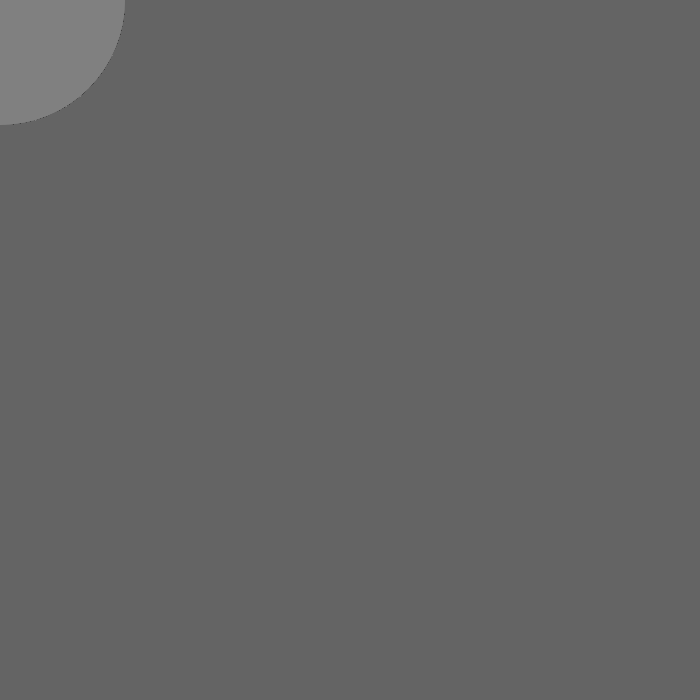
Frame 1 (no input)
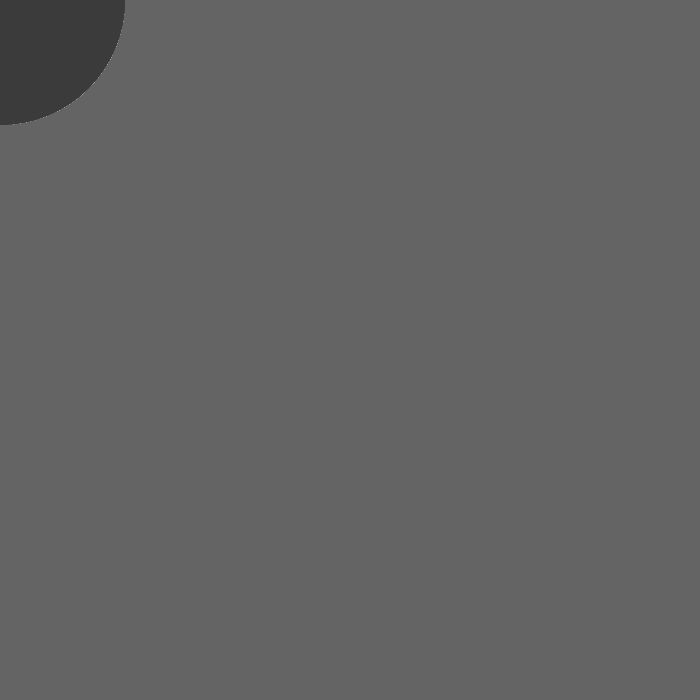
Frame 60 (no input)
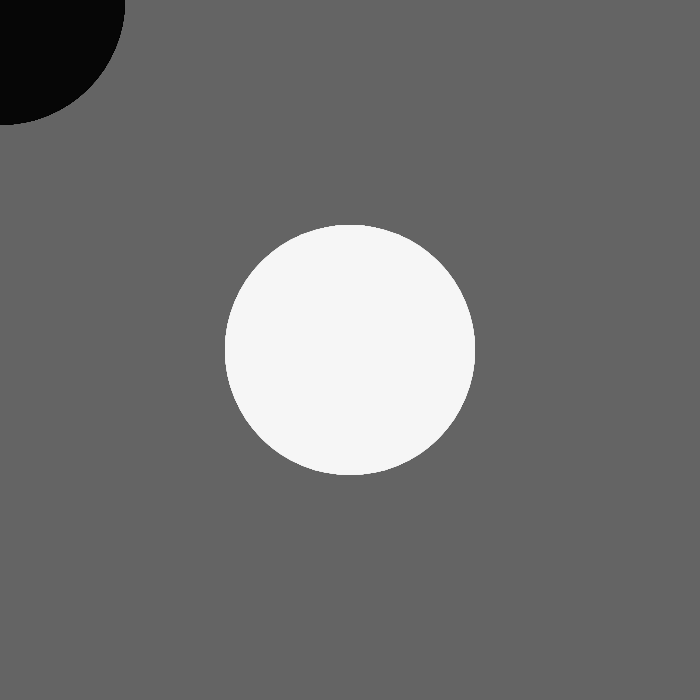
Frame 120 (the mouse pressed at the canvas centre since frame 60)

The p5.js sketch that drew these frames (run headless with seeded random() and noise() and a simulated clock; from frame 60 on, the mouse is pressed at the canvas centre):

// p5.js sketch
// ── sketch.js
var particles = [];
var numOfParticles = 100;
var particleIndex = 0;

function setup() {
	createCanvas(700, 700);
	colorMode(HSB, 255);
	noStroke();

	for (var i = 0; i < numOfParticles; i++) {
		particles[i] = new Particle();
		// Math.random is going to give you random floating point number from 0 to 1;
		particles[i].setup(0, 0, 250);
	}
}

function draw() {
	background(100);
	fill(255);

	particleIndex ++;
	// particleIndex = particleIndex + 1;

	if (particleIndex >= particles.length) {
		particleIndex = 0;
	}

	particles[particleIndex].update(mouseX, mouseY);

	for (var i = 0; i < particles.length; i++) {
		var index = (particleIndex + i) % particles.length;
		// console.log("particleIndex" + particleIndex);
		// console.log("index: " + index);
		// fill(index/particles.length * 255, 255, 255);
		fill(0, 0, (Math.sin(index/particles.length * Math.PI * 2) + 1.0)/2 * 255);
		particles[i].draw();
	}
}
// ── particle.js
function Particle () {
	this.setup = function(x, y, size) {
		this.update(x, y);
		this.mySize = size;
	};

	this.update = function (x, y) {
		this.myX = x;
		this.myY = y;
	}

	this.draw = function() {
		ellipse(this.myX, this.myY, this.mySize, this.mySize);
	}
}
